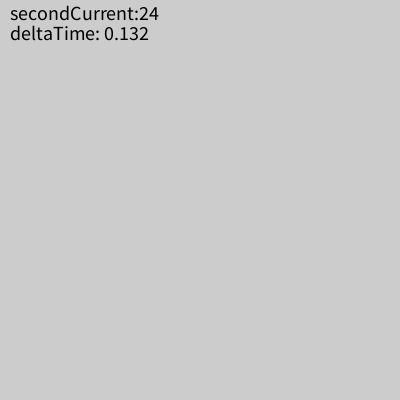
Frame 1 (no input)
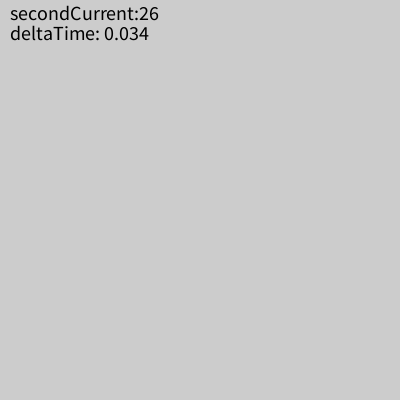
Frame 60 (the mouse pressed at the canvas centre just before this capture)
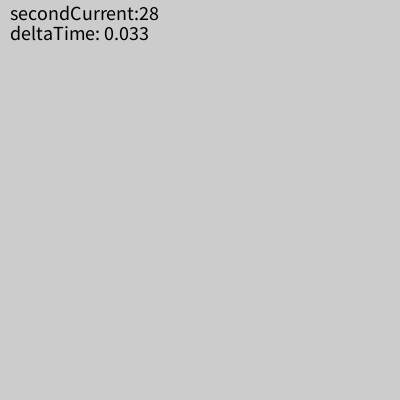
Frame 120 (the mouse held since frame 60 and released just before this capture)

The Processing sketch that drew these frames (run headless with seeded random() and noise(); from frame 60 on, the mouse is pressed at the canvas centre):

// Processing sketch: sk_anim_per_min_square_fall
// ── sk_anim_per_min_square_fall.pde
// === アニメーション用変数/定数 ===
float fSquareX = 200;         // 正方形の座標値
float fSquareY = 0;
float fSquareSpeed;           // 正方形の速度（秒速）

// === Time Handling ===
int minuteCurrent;     // 現在の分（0~59）
float deltaTime;       // 前フレームからの経過時間（秒,0~1）
int minutePrev;        // 前フレームの分（0~59）
float millisPrev;      // プログラム開始から前回のフレームまでの経過時間（ミリ秒）
int isMinuteAnim = 0;  // アニメーションフラグ（1:アニメーション中）

void setup()
{
  size( 400, 400 );
  frameRate( 30 );
  minutePrev = minute();
}

void draw()
{
  background( 204 );

  // === Time Update ===
  minuteCurrent = minute();
  int millisCurrent = millis();

  // 前フレームからの経過時間（秒,0~1）
  deltaTime = ( millisCurrent - millisPrev ) / 1000;

  // === アニメーションを記述 ===

  // 分が変化したときにアニメーションを開始する．
  if ( minuteCurrent != minutePrev )
  {
    isMinuteAnim = 1;  // アニメーション開始

    // アニメーション初期化
    fSquareX = random( 50, 350 );         // 初期位置
    fSquareY = 0;
    fSquareSpeed = 10;
  }
  if ( isMinuteAnim == 1 )  // アニメーション中
  {
    if ( fSquareY < 400 )  // アニメーションの継続条件
    {
      // 位置
      fSquareY += fSquareSpeed * deltaTime;

      // 速度
      fSquareSpeed += 600 * deltaTime;  // 重力加速

      fill( 255 );
      stroke( 0 );
      square( fSquareX, fSquareY, 30 );
    } else
    {
      isMinuteAnim = 0;  // アニメーション終了
    }
  }

  // 時間をデバッグ表示
  fill( 0 );
  textSize(20);
  text( "secondCurrent:" + second(), 10, 20);
  text( "deltaTime: " + deltaTime, 10, 40);

  // === Time Update ===
  minutePrev = minuteCurrent;
  millisPrev = millisCurrent;
}
void keyPressed()
{
  if ( key == 'm' )
  {
    minutePrev = -1;
  }
}
